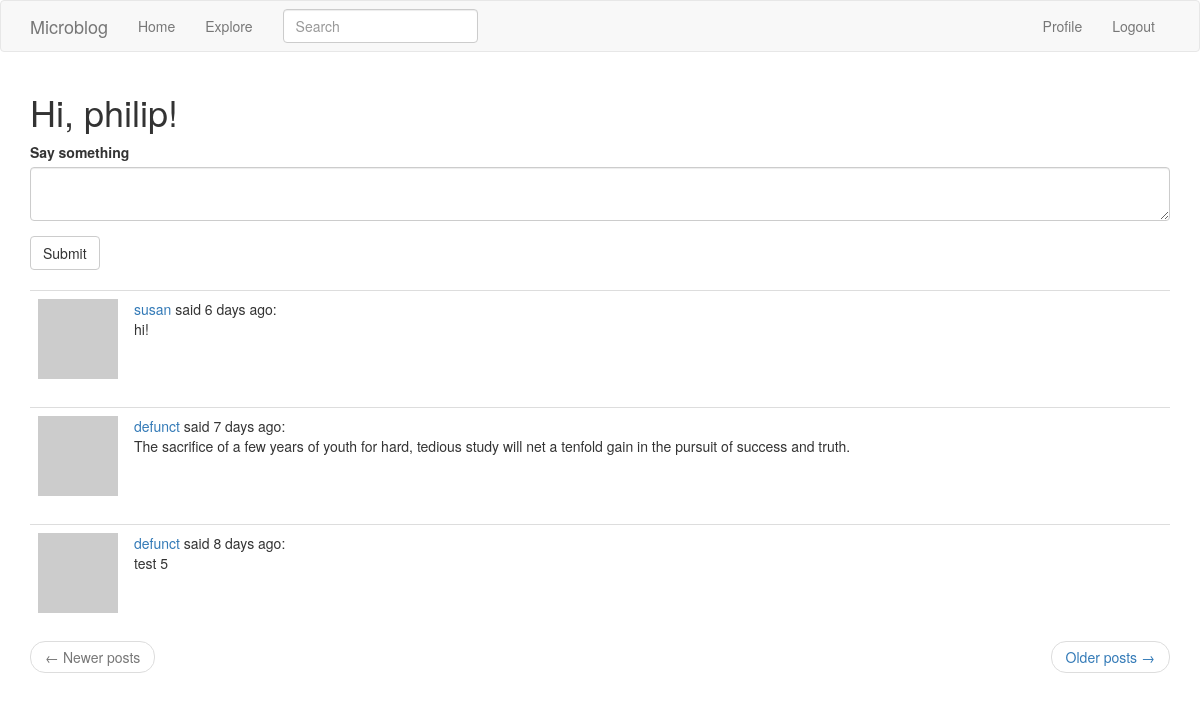
The page /index (signed in) on the database as committed earlier.
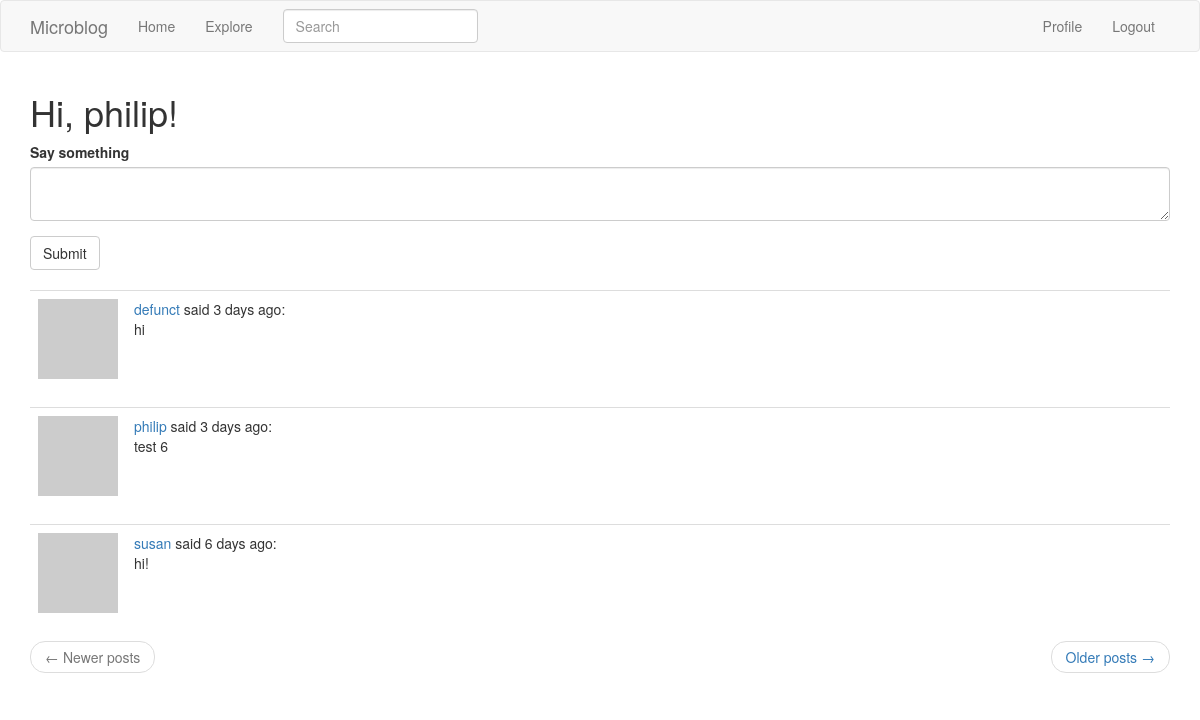
The same page on the database as committed later.
### app/models.py (models this page shows, shortened)
class User(UserMixin, db.Model):  # User class inherits from db.Model, base class for all models from SQLAlchemy. Also inherits UserMixin to implement login
    id = db.Column(db.Integer, primary_key=True)
    username = db.Column(db.String(64), index=True, unique=True)
    email = db.Column(db.String(120), index=True, unique=True)
    password_hash = db.Column(db.String(128), unique=True)
    posts = db.relationship('Post', backref='author', lazy='dynamic')  # sets relationship between users and posts, allows for queries like user.posts
    about_me = db.Column(db.String(140))
    last_seen = db.Column(db.DateTime, default=datetime.utcnow)
    followed = db.relationship(  # sets up querying what following relationships
        'User', secondary=followers,  # secondary is association table
        primaryjoin=(followers.c.follower_id == id),  # primaryjoin links follower user and association table
        secondaryjoin=(followers.c.followed_id == id),  # secondaryjoin links followed user and association table
        backref = db.backref('followers', lazy='dynamic'), lazy='dynamic')  # backref defines how followed entity will access their followers
    def followed_posts(self):  # returns list of self's posts and followed user's posts
        others = Post.query.join(followers, (followers.c.followed_id == Post.user_id)  # join Posts table with follower association table where follower's followed_id == Post's user_id
            ).filter(followers.c.follower_id == self.id)  # filter out posts from users self isn't following
        own = Post.query.filter_by(user_id=self.id) # get own posts
        return others.union(own).order_by(Post.timestamp.desc())  # sort posts by time in descending order
    def avatar(self, size):
        digest = md5(self.email.lower().encode('utf-8')).hexdigest()
        return 'https://www.gravatar.com/avatar/{}?d=identicon&s={}'.format(
            digest, size)

class SearchableMixin(object):
    @classmethod
    def search(cls, expression, page, per_page):  # first argument is a class, for example Post model
        ids, total = query_index(cls.__tablename__, expression, page, per_page)
        if total == 0:
            return cls.query.filter_by(id=0), 0
        when = []  # list of tuples, where tuples are pairs of id index and id value at that index
        for i in range(len(ids)):
            when.append((ids[i], i))
        return cls.query.filter(cls.id.in_(ids)).order_by(db.case(when, value=cls.id)), total
    @classmethod
    def before_commit(cls, session):
        session._changes = {
            'add': list(session.new),
            'update': list(session.dirty),
            'delete': list(session.deleted)
            }
    @classmethod
    def after_commit(cls, session):
        for obj in session._changes['add']:
            if isinstance(obj, SearchableMixin):
                add_to_index(obj.__tablename__, obj)
        for obj in session._changes['update']:
            if isinstance(obj, SearchableMixin):
                add_to_index(obj.__tablename__, obj)
        for obj in session._changes['delete']:
            if isinstance(obj, SearchableMixin):
                remove_from_index(obj.__tablename__, obj)
        session._changes = None

class Post(SearchableMixin, db.Model):
    __searchable__ = ['body']
    id = db.Column(db.Integer, primary_key=True)
    body = db.Column(db.String(140))
    timestamp = db.Column(db.DateTime, index=True, default=datetime.utcnow)
    user_id = db.Column(db.Integer, db.ForeignKey('user.id'))  # for ForeignKey parameter, 'user.id' refers to the id from User table

### app/main/routes.py (the view)
@bp.route('/', methods=['GET', 'POST'])
@bp.route('/index', methods=['GET', 'POST'])
@login_required
def index():  # shows form for adding a post and all followed posts
    form = PostForm()
    if form.validate_on_submit():  # if submit button is pressed
        post = Post(body=form.post.data, author=current_user)  # adding post
        db.session.add(post)
        db.session.commit()
        flash('Your post has been submitted!')
        return redirect(url_for('main.index'))
    page = request.args.get(key='page', default=1, type=int)
    posts = current_user.followed_posts().paginate(page, current_app.config['POSTS_PER_PAGE'], False)  # False parameter returns empty page instead of 404 error if trying to navigate to a page that doesn't exist
    if posts.has_next:
        next_url = url_for('main.index', page=posts.next_num)
    else:
        next_url = None
    if posts.has_prev:
        prev_url = url_for('main.index', page=posts.prev_num)
    else:
        prev_url = None
    return render_template('index.html', title='Home', form=form, posts=posts.items, next_url=next_url, prev_url=prev_url)  # items is list of items retrieved for selected page

### app/main/forms.py
class SearchForm(FlaskForm):
    q = StringField('Search', validators=[DataRequired()])
    def __init__(self, *args, **kwargs):
        if 'formdata' not in kwargs:
            kwargs['formdata'] = request.args
        if 'csrf_enabled' not in kwargs:
            kwargs['csrf_enabled'] = False  # disables CSRF protection default for clickable search links to work
        super(SearchForm, self).__init__(*args, **kwargs)

class PostForm(FlaskForm):
    post = TextAreaField('Say something', validators=[
        DataRequired(), Length(min=1, max=140)])
    submit = SubmitField('Submit')

### app/main/routes.py (called while the page is built)
@bp.before_request
def before_request():  # tracks when user was last seen, writes to db
    if current_user.is_authenticated:
        current_user.last_seen = datetime.utcnow()
        db.session.commit()
        g.search_form = SearchForm()  # explain

### app/models.py (called while the page is built)
@login.user_loader
def load_user(id):
    return User.query.get(int(id))  # loads user from ID, ties in LoginManager and User from database

### app/templates/index.html
{% extends "base.html" %}
{% import 'bootstrap/wtf.html' as wtf %}
{% block app_content %}
    <h1>Hi, {{ current_user.username }}!</h1>
    {% if form %}
    {{ wtf.quick_form(form) }}
    <br>
    {% endif %}
    {% for post in posts %}
        {% include '_post.html' %}
    {% endfor %}
    <nav aria-label="...">
        <ul class="pager">
            <li class="previous{% if not prev_url %} disabled{% endif %}">
                <a href="{{ prev_url or '#' }}">
                    <span aria-hidden="true">&larr;</span> Newer posts
                </a>
            </li>
            <li class="next{% if not next_url %} disabled{% endif %}">
                <a href="{{ next_url or '#' }}">
                    Older posts <span aria-hidden="true">&rarr;</span>
                </a>
            </li>
        </ul>
    </nav>
{% endblock %}

### app/templates/base.html (shortened to what this page needs)
{% extends 'bootstrap/base.html' %}
{% block navbar %}
    <nav class="navbar navbar-default">
        <div class="container">
            <div class="navbar-header">
                <a class="navbar-brand" href="{{ url_for('main.index') }}">Microblog</a>
            </div>
            <div class="collapse navbar-collapse" id="bs-example-navbar-collapse-1">
                <ul class="nav navbar-nav">
                    <li><a href="{{ url_for('main.index') }}">Home</a></li>
                    <li><a href="{{ url_for('main.explore') }}">Explore</a></li>
                </ul>
                {% if g.search_form %}
                <form class="navbar-form navbar-left" method="get"
                        action="{{ url_for('main.search') }}">
                    <div class="form-group">
                        {{ g.search_form.q(size=20, class='form-control',
                            placeholder=g.search_form.q.label.text) }}
                    </div>
                </form>
                {% endif %}
                <ul class="nav navbar-nav navbar-right">
                    {% if current_user.is_anonymous %}
                    <li><a href="{{ url_for('auth.login') }}">Login</a></li>
                    {% else %}
                    <li><a href="{{ url_for('main.user', username=current_user.username) }}">Profile</a></li>
                    <li><a href="{{ url_for('auth.logout') }}">Logout</a></li>
                    {% endif %}
                </ul>
            </div>
        </div>
    </nav>
{% endblock %}
{% block content %}
    <div class="container">
        {% block app_content %}{% endblock %}
    </div>
{% endblock %}

### app/templates/_post.html
<table class="table table-hover">
    <tr>
        <td width="70px">
            <a href="{{ url_for('main.user', username=post.author.username) }}">
                <img src="{{ post.author.avatar(70) }}" />
            </a>
        </td>
        <td>
            <a href="{{ url_for('main.user', username=post.author.username) }}">
                {{ post.author.username }}
            </a>
            said {{ moment(post.timestamp).fromNow()  }}:
            <br>
            {{ post.body }}
        </td>
    </tr>
</table>

Rows that differ between the two databases and show on the page:
no longer on this page (row unchanged): Post: author.username "defunct", timestamp "7 days ago", body "The sacrifice of a few years of youth for hard, tedious study will net a tenfold gain in the pursuit of success and truth."
no longer on this page (row unchanged): Post: author.username "defunct", timestamp "8 days ago", body "test 5"
added Post: author.username "defunct", timestamp "3 days ago", body "hi"
added Post: author.username "philip", timestamp "3 days ago", body "test 6"
